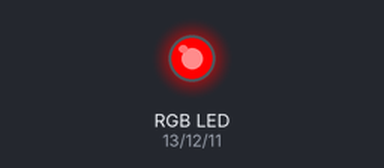
A sketch run on a simulated Arduino Uno, built with avr-gcc and run on an emulated ATmega328P. On the bench: an RGB LED mixed from three pins (HIGH = lit).

Above: at 0.7 s.
At 1.7 s:
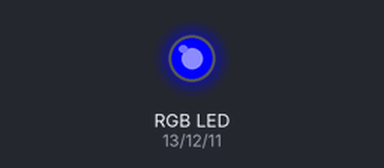
At 2.2 s:
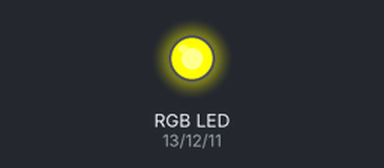
At 3.7 s:
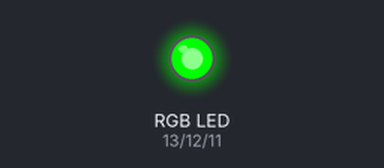
At 5.2 s:
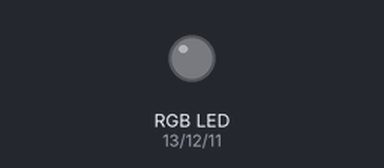
Timing chart, 0 to 6.3 s (numbered marks = the images above):
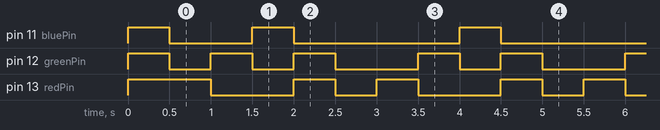

The sketch:

multicolorLED.ino
```cpp
int redPin = 13;    // Red RGB pin -> D13
int greenPin = 12;  // Green RGB pin -> D12
int bluePin = 11;   // Blue RGB pin -> D11

void setup() {
  pinMode(redPin, OUTPUT);
  pinMode(greenPin, OUTPUT);
  pinMode(bluePin, OUTPUT);
  // make it white to start
    digitalWrite(redPin, HIGH);
    digitalWrite(greenPin, HIGH);
    digitalWrite(bluePin, HIGH);
    delay(500);
}

void loop() {
  // Flash RED
  digitalWrite(redPin, HIGH);
  digitalWrite(greenPin, LOW);
  digitalWrite(bluePin, LOW);
  delay(500); // Wait for 500ms

  // Flash GREEN
  digitalWrite(redPin, LOW);
  digitalWrite(greenPin, HIGH);
  digitalWrite(bluePin, LOW);
  delay(500); // Wait for 500ms

  // Flash BLUE
  digitalWrite(redPin, LOW);
  digitalWrite(greenPin, LOW);
  digitalWrite(bluePin, HIGH);
  delay(500); // Wait for 500ms

  // Flash YELLOW (Red + Green)
  digitalWrite(redPin, HIGH);
  digitalWrite(greenPin, HIGH);
  digitalWrite(bluePin, LOW);
  delay(500); // Wait for 500ms

  // Flash all colors OFF (Optional)
  digitalWrite(redPin, LOW);
  digitalWrite(greenPin, LOW);
  digitalWrite(bluePin, LOW);
  delay(500); // Wait for 500ms
}
```

Measured:
- by itself, pin 11 (bluePin): repeats every 2.5 s: HIGH 0.50 s, LOW 2.0 s
- by itself, pin 12 (greenPin), pin 13 (redPin): repeats every 2.5 s: HIGH 0.50 s, LOW 0.50 s, HIGH 0.50 s, LOW 1.0 s
- by itself, everything shown: repeats every 2.5 s, in 5 steps
